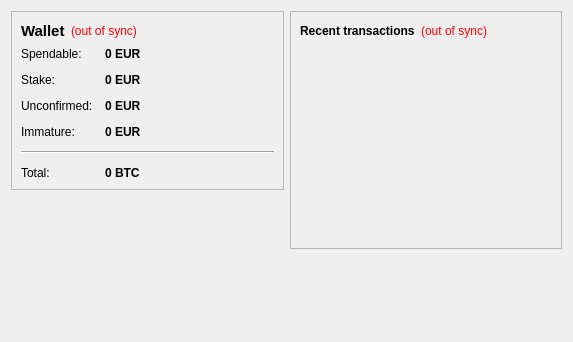
<?xml version="1.0" encoding="UTF-8"?>
<ui version="4.0">
 <class>OverviewPage</class>
 <widget class="QWidget" name="OverviewPage">
  <property name="geometry">
   <rect>
    <x>0</x>
    <y>0</y>
    <width>573</width>
    <height>342</height>
   </rect>
  </property>
  <property name="windowTitle">
   <string>Form</string>
  </property>
  <layout class="QHBoxLayout" name="horizontalLayout" stretch="1,1">
   <item>
    <layout class="QVBoxLayout" name="verticalLayout_2">
     <item>
      <widget class="QFrame" name="frame">
       <property name="frameShape">
        <enum>QFrame::StyledPanel</enum>
       </property>
       <property name="frameShadow">
        <enum>QFrame::Raised</enum>
       </property>
       <layout class="QVBoxLayout" name="verticalLayout_4">
        <item>
         <layout class="QHBoxLayout" name="horizontalLayout_4">
          <item>
           <widget class="QLabel" name="label_5">
            <property name="font">
             <font>
              <pointsize>11</pointsize>
              <weight>75</weight>
              <bold>true</bold>
             </font>
            </property>
            <property name="text">
             <string>Wallet</string>
            </property>
           </widget>
          </item>
          <item>
           <widget class="QLabel" name="labelWalletStatus">
            <property name="toolTip">
             <string>The displayed information may be out of date. Your wallet automatically synchronizes with the EuroStake network after a connection is established, but this process has not completed yet.</string>
            </property>
            <property name="styleSheet">
             <string notr="true">QLabel { color: red; }</string>
            </property>
            <property name="text">
             <string notr="true">(out of sync)</string>
            </property>
            <property name="alignment">
             <set>Qt::AlignLeading|Qt::AlignLeft|Qt::AlignVCenter</set>
            </property>
           </widget>
          </item>
          <item>
           <spacer name="horizontalSpacer_2">
            <property name="orientation">
             <enum>Qt::Horizontal</enum>
            </property>
            <property name="sizeHint" stdset="0">
             <size>
              <width>40</width>
              <height>20</height>
             </size>
            </property>
           </spacer>
          </item>
         </layout>
        </item>
        <item>
         <layout class="QFormLayout" name="formLayout_2">
          <property name="fieldGrowthPolicy">
           <enum>QFormLayout::AllNonFixedFieldsGrow</enum>
          </property>
          <property name="horizontalSpacing">
           <number>12</number>
          </property>
          <property name="verticalSpacing">
           <number>12</number>
          </property>
          <item row="0" column="0">
           <widget class="QLabel" name="label">
            <property name="text">
             <string>Spendable:</string>
            </property>
           </widget>
          </item>
          <item row="0" column="1">
           <widget class="QLabel" name="labelBalance">
            <property name="font">
             <font>
              <weight>75</weight>
              <bold>true</bold>
             </font>
            </property>
            <property name="cursor">
             <cursorShape>IBeamCursor</cursorShape>
            </property>
            <property name="toolTip">
             <string>Your current spendable balance</string>
            </property>
            <property name="text">
             <string notr="true">0 EUR</string>
            </property>
            <property name="textInteractionFlags">
             <set>Qt::LinksAccessibleByMouse|Qt::TextSelectableByKeyboard|Qt::TextSelectableByMouse</set>
            </property>
           </widget>
          </item>
          <item row="1" column="0">
           <widget class="QLabel" name="label_6">
            <property name="text">
             <string>Stake:</string>
            </property>
           </widget>
          </item>
          <item row="1" column="1">
           <widget class="QLabel" name="labelStake">
            <property name="font">
             <font>
              <weight>75</weight>
              <bold>true</bold>
             </font>
            </property>
            <property name="cursor">
             <cursorShape>IBeamCursor</cursorShape>
            </property>
            <property name="toolTip">
             <string>Total of coins that was staked, and do not yet count toward the current balance</string>
            </property>
            <property name="text">
             <string notr="true">0 EUR</string>
            </property>
            <property name="textInteractionFlags">
             <set>Qt::LinksAccessibleByMouse|Qt::TextSelectableByKeyboard|Qt::TextSelectableByMouse</set>
            </property>
           </widget>
          </item>
          <item row="2" column="0">
           <widget class="QLabel" name="label_3">
            <property name="text">
             <string>Unconfirmed:</string>
            </property>
           </widget>
          </item>
          <item row="2" column="1">
           <widget class="QLabel" name="labelUnconfirmed">
            <property name="font">
             <font>
              <weight>75</weight>
              <bold>true</bold>
             </font>
            </property>
            <property name="cursor">
             <cursorShape>IBeamCursor</cursorShape>
            </property>
            <property name="toolTip">
             <string>Total of transactions that have yet to be confirmed, and do not yet count toward the current balance</string>
            </property>
            <property name="text">
             <string notr="true">0 EUR</string>
            </property>
            <property name="textInteractionFlags">
             <set>Qt::LinksAccessibleByMouse|Qt::TextSelectableByKeyboard|Qt::TextSelectableByMouse</set>
            </property>
           </widget>
          </item>
          <item row="3" column="0">
           <widget class="QLabel" name="labelImmatureText">
            <property name="text">
             <string>Immature:</string>
            </property>
           </widget>
          </item>
          <item row="3" column="1">
           <widget class="QLabel" name="labelImmature">
            <property name="font">
             <font>
              <weight>75</weight>
              <bold>true</bold>
             </font>
            </property>
            <property name="toolTip">
             <string>Mined balance that has not yet matured</string>
            </property>
            <property name="text">
             <string notr="true">0 EUR</string>
            </property>
            <property name="textInteractionFlags">
             <set>Qt::LinksAccessibleByMouse|Qt::TextSelectableByKeyboard|Qt::TextSelectableByMouse</set>
            </property>
           </widget>
          </item>
          <item row="4" column="0" colspan="2">
           <widget class="Line" name="line">
            <property name="orientation">
             <enum>Qt::Horizontal</enum>
            </property>
           </widget>
          </item>
          <item row="5" column="0">
           <widget class="QLabel" name="labelTotalText">
            <property name="text">
             <string>Total:</string>
            </property>
           </widget>
          </item>
          <item row="5" column="1">
           <widget class="QLabel" name="labelTotal">
            <property name="font">
             <font>
              <weight>75</weight>
              <bold>true</bold>
             </font>
            </property>
            <property name="cursor">
             <cursorShape>IBeamCursor</cursorShape>
            </property>
            <property name="toolTip">
             <string>Your current total balance</string>
            </property>
            <property name="text">
             <string notr="true">0 BTC</string>
            </property>
            <property name="textInteractionFlags">
             <set>Qt::LinksAccessibleByMouse|Qt::TextSelectableByKeyboard|Qt::TextSelectableByMouse</set>
            </property>
           </widget>
          </item>
         </layout>
        </item>
       </layout>
      </widget>
     </item>
     <item>
      <spacer name="verticalSpacer">
       <property name="orientation">
        <enum>Qt::Vertical</enum>
       </property>
       <property name="sizeHint" stdset="0">
        <size>
         <width>20</width>
         <height>40</height>
        </size>
       </property>
      </spacer>
     </item>
    </layout>
   </item>
   <item>
    <layout class="QVBoxLayout" name="verticalLayout_3">
     <item>
      <widget class="QFrame" name="frame_2">
       <property name="frameShape">
        <enum>QFrame::StyledPanel</enum>
       </property>
       <property name="frameShadow">
        <enum>QFrame::Raised</enum>
       </property>
       <layout class="QVBoxLayout" name="verticalLayout">
        <item>
         <layout class="QHBoxLayout" name="horizontalLayout_2">
          <item>
           <widget class="QLabel" name="label_4">
            <property name="text">
             <string>&lt;b&gt;Recent transactions&lt;/b&gt;</string>
            </property>
           </widget>
          </item>
          <item>
           <widget class="QLabel" name="labelTransactionsStatus">
            <property name="toolTip">
             <string>The displayed information may be out of date. Your wallet automatically synchronizes with the EuroStake network after a connection is established, but this process has not completed yet.</string>
            </property>
            <property name="styleSheet">
             <string notr="true">QLabel { color: red; }</string>
            </property>
            <property name="text">
             <string notr="true">(out of sync)</string>
            </property>
            <property name="alignment">
             <set>Qt::AlignRight|Qt::AlignTrailing|Qt::AlignVCenter</set>
            </property>
           </widget>
          </item>
          <item>
           <spacer name="horizontalSpacer">
            <property name="orientation">
             <enum>Qt::Horizontal</enum>
            </property>
            <property name="sizeHint" stdset="0">
             <size>
              <width>40</width>
              <height>20</height>
             </size>
            </property>
           </spacer>
          </item>
         </layout>
        </item>
        <item>
         <widget class="QListView" name="listTransactions">
          <property name="styleSheet">
           <string notr="true">QListView { background: transparent; }</string>
          </property>
          <property name="frameShape">
           <enum>QFrame::NoFrame</enum>
          </property>
          <property name="verticalScrollBarPolicy">
           <enum>Qt::ScrollBarAlwaysOff</enum>
          </property>
          <property name="horizontalScrollBarPolicy">
           <enum>Qt::ScrollBarAlwaysOff</enum>
          </property>
          <property name="selectionMode">
           <enum>QAbstractItemView::NoSelection</enum>
          </property>
         </widget>
        </item>
       </layout>
      </widget>
     </item>
     <item>
      <spacer name="verticalSpacer_2">
       <property name="orientation">
        <enum>Qt::Vertical</enum>
       </property>
       <property name="sizeHint" stdset="0">
        <size>
         <width>20</width>
         <height>40</height>
        </size>
       </property>
      </spacer>
     </item>
    </layout>
   </item>
  </layout>
 </widget>
 <resources/>
 <connections/>
</ui>
